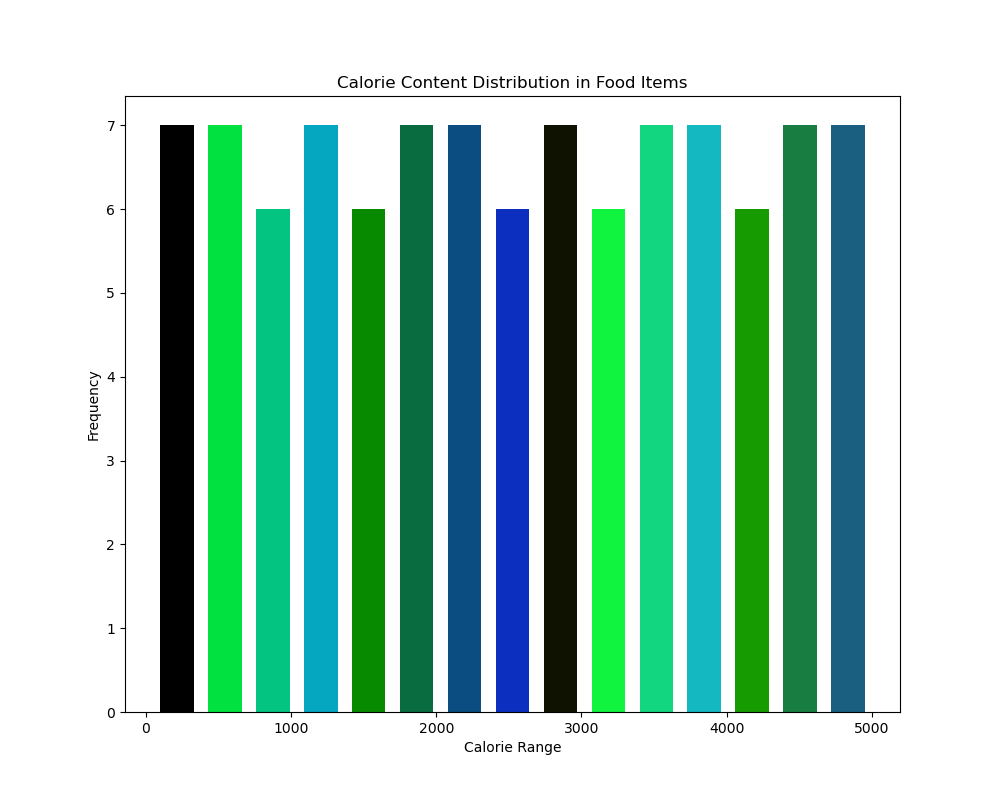

Here is the Python script that generated this plot:

import matplotlib.pyplot as plt

# Data: Calorie content in food items
calories = [50, 100, 150, 200, 250, 300, 350, 400, 450, 500, 550, 600, 650, 700, 750, 800, 850, 900, 950, 1000, 1050, 1100, 1150, 1200, 1250, 1300, 1350, 1400, 1450, 1500, 1550, 1600, 1650, 1700, 1750, 1800, 1850, 1900, 1950, 2000, 2050, 2100, 2150, 2200, 2250, 2300, 2350, 2400, 2450, 2500, 2550, 2600, 2650, 2700, 2750, 2800, 2850, 2900, 2950, 3000, 3050, 3100, 3150, 3200, 3250, 3300, 3350, 3400, 3450, 3500, 3550, 3600, 3650, 3700, 3750, 3800, 3850, 3900, 3950, 4000, 4050, 4100, 4150, 4200, 4250, 4300, 4350, 4400, 4450, 4500, 4550, 4600, 4650, 4700, 4750, 4800, 4850, 4900, 4950, 5000]

# Create the histogram with the specified modifications:
plt.figure(figsize=(10, 8))  # Reasonable size change (width and height of the chart)
n, bins, patches = plt.hist(calories, bins=15, color='#FF4500', rwidth=0.7)  # Color scheme & width of histograms

# Customize histogram
for i, patch in enumerate(patches):
    patch.set_facecolor("#%06x" % ((i * 123456) % 0xFFFFFF))  # Varied colors for each bar

plt.title('Calorie Content Distribution in Food Items')  # Changed headline/topic
plt.xlabel('Calorie Range')  # Adjust for the vertical histogram; originally ylabel
plt.ylabel('Frequency')  # Adjust for the vertical histogram; originally xlabel

# Display the plot
plt.show()
